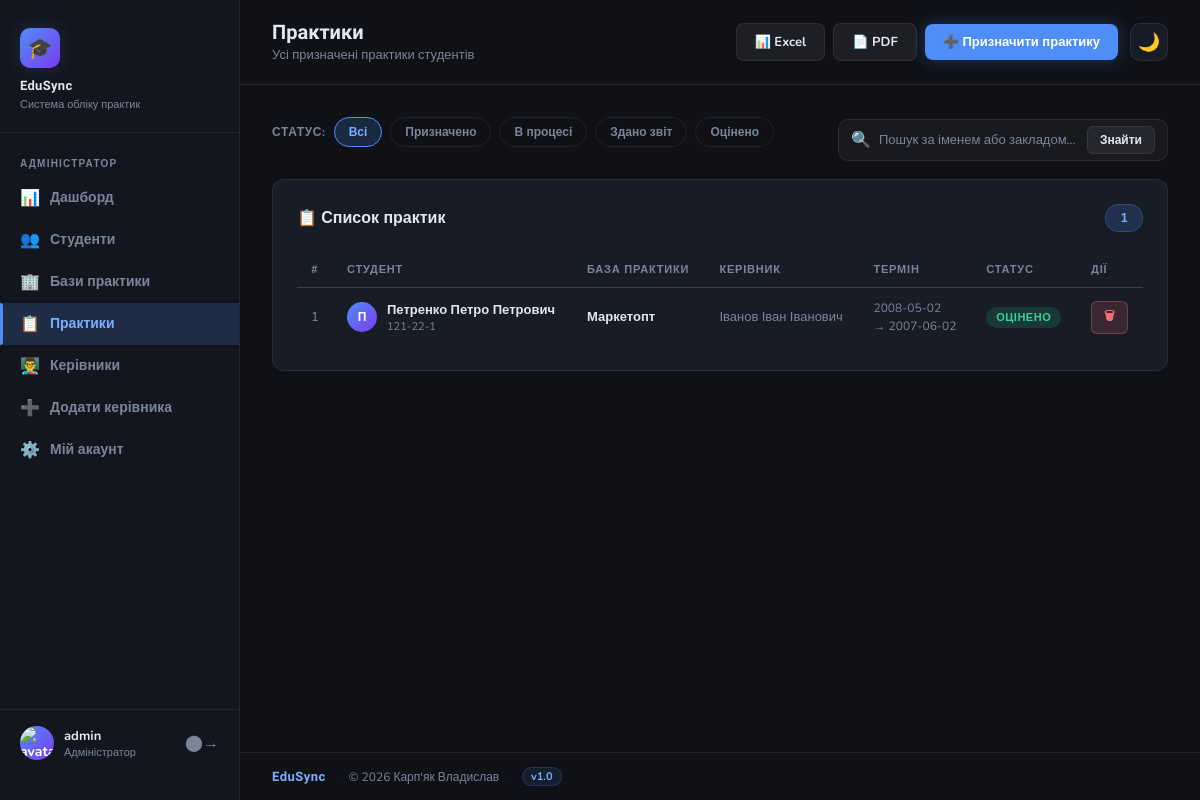
Screenshot of /admin/practices (signed in) with the database file from the repository.
### tables this page shows
CREATE TABLE "practices" (
                id          INTEGER PRIMARY KEY AUTOINCREMENT,
                student_id  INTEGER NOT NULL,
                company_id  INTEGER NOT NULL,
                teacher_id  INTEGER NOT NULL,
                start_date  DATE NOT NULL,
                end_date    DATE NOT NULL,
                topic       TEXT NOT NULL,
                status      TEXT DEFAULT 'assigned'
                            CHECK(status IN ('assigned', 'in_progress', 'submitted', 'graded', 'revision')),
                FOREIGN KEY (student_id) REFERENCES students (id) ON DELETE CASCADE,
                FOREIGN KEY (company_id) REFERENCES companies (id) ON DELETE CASCADE,
                FOREIGN KEY (teacher_id) REFERENCES teachers (id) ON DELETE CASCADE
            );

CREATE TABLE students (
            id          INTEGER PRIMARY KEY AUTOINCREMENT,
            full_name   TEXT NOT NULL,
            group_name  TEXT NOT NULL,
            user_id     INTEGER UNIQUE NOT NULL,
            FOREIGN KEY (user_id) REFERENCES users (id) ON DELETE CASCADE
        );

CREATE TABLE companies (
            id              INTEGER PRIMARY KEY AUTOINCREMENT,
            name            TEXT NOT NULL,
            address         TEXT NOT NULL,
            phone           TEXT,
            contact_person  TEXT
        );

CREATE TABLE teachers (
            id          INTEGER PRIMARY KEY AUTOINCREMENT,
            full_name   TEXT NOT NULL,
            user_id     INTEGER UNIQUE NOT NULL,
            FOREIGN KEY (user_id) REFERENCES users (id) ON DELETE CASCADE
        );

### app.py (the view)
@app.route('/admin/practices')
@admin_required
def admin_practices():
    status  = request.args.get('status', '').strip() or None
    search  = request.args.get('q', '').strip()      or None
    practices = get_practices_filtered(status=status, search=search)
    teachers  = get_all_teachers()
    return render_template('admin/practices.html',
                           practices=practices,
                           teachers=teachers,
                           current_status=status or 'all',
                           current_search=search or '')

### auth.py (called while the page is built)
def get_current_user_role():
    return session.get('user_role')

def is_logged_in():
    return 'user_id' in session

def admin_required(f):
    @wraps(f)
    def decorated_function(*args, **kwargs):
        if not is_logged_in():
            flash('Будь ласка, увійдіть у систему.', 'warning')
            return redirect(url_for('login'))
        if get_current_user_role() != 'admin':
            flash('У вас немає доступу до цієї сторінки.', 'danger')
            return redirect(url_for('dashboard'))
        return f(*args, **kwargs)
    return decorated_function

### database.py (called while the page is built)
def get_db_connection():
    conn = sqlite3.connect(DB_NAME)
    conn.execute('PRAGMA foreign_keys = ON')
    conn.row_factory = sqlite3.Row
    return conn

def get_all_teachers():
    conn = get_db_connection()
    teachers = conn.execute(
        'SELECT * FROM teachers ORDER BY full_name'
    ).fetchall()
    conn.close()
    return teachers

### templates/admin/practices.html (shortened to what this page needs)
{% extends 'base.html' %}
{% block page_title %}Практики{% endblock %}
{% block page_subtitle %}Усі призначені практики студентів{% endblock %}
{% block topbar_actions %}
    <div class="topbar-btns">
        <a href="{{ url_for('export_excel') }}" class="btn btn-secondary">📊 Excel</a>
        <a href="{{ url_for('export_pdf') }}" class="btn btn-secondary">📄 PDF</a>
        <a href="{{ url_for('admin_add_practice') }}" class="btn btn-primary">➕ Призначити практику</a>
    </div>
{% endblock %}
{% block content %}
<form method="GET" action="{{ url_for('admin_practices') }}">
<div class="filter-top">
    <div class="filter-bar">
        <span class="filter-label">Статус:</span>
        <button type="submit" name="status" value=""
                class="filter-btn {% if current_status == 'all' %}active{% endif %}">Всі</button>
        <button type="submit" name="status" value="assigned"
                class="filter-btn {% if current_status == 'assigned' %}active{% endif %}">Призначено</button>
        <button type="submit" name="status" value="in_progress"
                class="filter-btn {% if current_status == 'in_progress' %}active{% endif %}">В процесі</button>
        <button type="submit" name="status" value="submitted"
                class="filter-btn {% if current_status == 'submitted' %}active{% endif %}">Здано звіт</button>
        <button type="submit" name="status" value="graded"
                class="filter-btn {% if current_status == 'graded' %}active{% endif %}">Оцінено</button>
    </div>
    <div class="search-wrap">
        <span>🔍</span>
        <input type="text" name="q" class="search-input"
               placeholder="Пошук за іменем або закладом..."
               value="{{ current_search }}">
        <button type="submit" class="btn btn-secondary btn-sm">Знайти</button>
    </div>
</div>
</form>
<div class="card">
    <div class="card-header">
        <div class="card-title">📋 Список практик</div>
        <span class="count-badge">{{ practices | length }}</span>
    </div>
    {% if practices %}
        <div class="table-wrap">
            <table id="practices-table">
                <thead>
                    <tr>
                        <th>#</th>
                        <th>Студент</th>
                        <th>База практики</th>
                        <th>Керівник</th>
                        <th>Термін</th>
                        <th>Статус</th>
                        <th>Дії</th>
                    </tr>
                </thead>
                <tbody>
                    {% for p in practices %}
                    <tr data-status="{{ p.status }}">
                        <td class="row-num">{{ loop.index }}</td>
                        <td>
                            <div class="student-cell">
                                <div class="mini-avatar">
                                    {% if p.student_avatar %}
                                        <img src="{{ url_for('static', filename='avatars/' + p.student_avatar) }}"
                                             alt="" class="avatar-photo">
                                    {% else %}
                                        {{ p.student_name[0].upper() }}
                                    {% endif %}
                                </div>
                                <div>
                                    <div class="s-name">{{ p.student_name }}</div>
                                    <div class="s-group">{{ p.student_group }}</div>
                                </div>
                            </div>
                        </td>
                        <td class="company-cell">{{ p.company_name }}</td>
                        <td class="muted-cell">{{ p.teacher_name }}</td>
                        <td class="date-cell">
                            <div>{{ p.start_date }}</div>
                            <div class="date-end">→ {{ p.end_date }}</div>
                        </td>
                        <td>
                            <span class="badge badge-{{ p.status }}">
                                {% if p.status == 'assigned' %}Призначено
                                {% elif p.status == 'in_progress' %}В процесі
                                {% elif p.status == 'submitted' %}Звіт здано
                                {% elif p.status == 'graded' %}Оцінено
                                {% endif %}
                            </span>
                        </td>
                        <td>
                            <a href="{{ url_for('admin_delete_practice', practice_id=p.id) }}"
                               class="btn btn-danger btn-sm"
                               onclick="return confirm('Видалити практику студента {{ p.student_name }}?')">
                               🗑</a>
                        </td>
                    </tr>
                    {% endfor %}
                </tbody>
            </table>
        </div>
    {% endif %}
</div>
{% endblock %}

### templates/base.html (style rules this page uses)
:root { --bg: #0f1117; --bg-card: #181c27; --bg-sidebar: #13161f; --accent: #4f8ef7; --accent-light: #7aaeff; --accent-glow: rgba(79, 142, 247, 0.18); --success: #34d399; --warning: #fbbf24; --danger: #f87171; --info: #60a5fa; --text: #e2e8f0; --text-muted: #7a8599; --border: rgba(255,255,255,0.07); --sidebar-w: 240px; --radius: 12px; }
body, .sidebar, .card, .topbar, .form-control, .stat-card, .nav-link, .btn { transition: background-color 0.25s ease, color 0.25s ease, border-color 0.25s ease; }
*, *::before, *::after { box-sizing: border-box; margin: 0; padding: 0; }
body { font-family: 'Nunito', sans-serif; background: var(--bg); color: var(--text); min-height: 100vh; display: flex; }
a { color: var(--accent-light); text-decoration: none; }
.card { background: var(--bg-card); border: 1px solid var(--border); border-radius: var(--radius); padding: 24px; margin-bottom: 24px; }
.card-header { display: flex; align-items: center; justify-content: space-between; margin-bottom: 20px; }
.card-title { font-size: 16px; font-weight: 700; color: var(--text); }
.table-wrap { overflow-x: auto; }
table { width: 100%; border-collapse: collapse; font-size: 14px; }
thead th { text-align: left; padding: 10px 14px; font-size: 11px; font-weight: 700; text-transform: uppercase; letter-spacing: 0.8px; color: var(--text-muted); border-bottom: 1px solid var(--border); }
tbody tr { border-bottom: 1px solid var(--border); transition: background 0.15s; }
tbody tr:last-child { border-bottom: none; }
tbody td { padding: 12px 14px; color: var(--text); }
.btn { display: inline-flex; align-items: center; gap: 6px; padding: 9px 18px; border-radius: 8px; font-family: 'Nunito', sans-serif; font-size: 13px; font-weight: 700; cursor: pointer; border: none; transition: all 0.2s; text-decoration: none; }
.btn-primary { background: var(--accent); color: #fff; box-shadow: 0 0 16px rgba(79,142,247,0.3); }
.btn-secondary { background: rgba(255,255,255,0.06); color: var(--text); border: 1px solid var(--border); }
.btn-danger { background: rgba(248,113,113,0.15); color: var(--danger); border: 1px solid rgba(248,113,113,0.3); }
.btn-sm { padding: 5px 12px; font-size: 12px; border-radius: 6px; }
.badge { display: inline-block; padding: 3px 10px; border-radius: 20px; font-size: 11px; font-weight: 700; text-transform: uppercase; letter-spacing: 0.5px; }
.badge-graded { background: rgba(52,211,153,0.15); color: var(--success); }

### rows the page displays
practices: full_name "П", student_name "Петренко Петро Петрович", student_group "121-22-1", company_name "Маркетопт", teacher_name "Іванов Іван Іванович", start_date "2008-05-02", end_date "2007-06-02", status "ОЦІНЕНО"

### other values shown
{{ session.get('user_login', '') }} "admin"
{{ practices | length }} "1"
